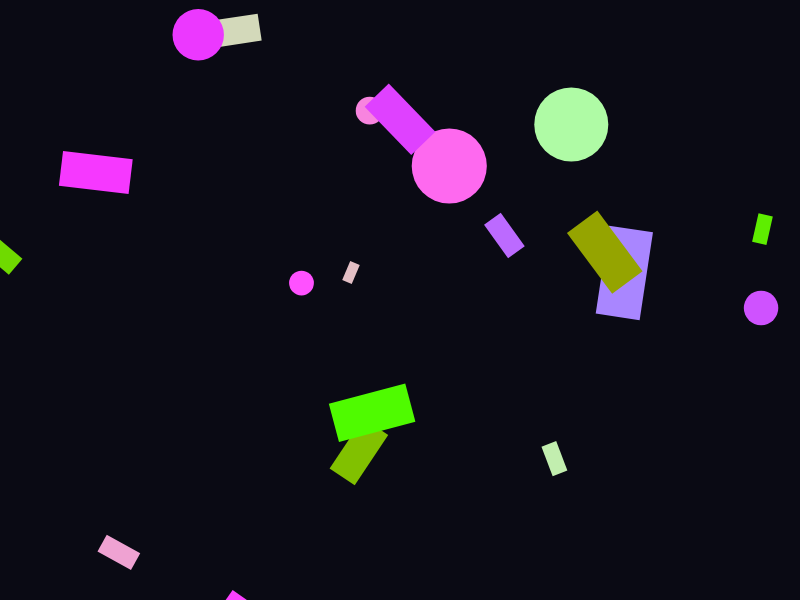
Frame 1 (no input)
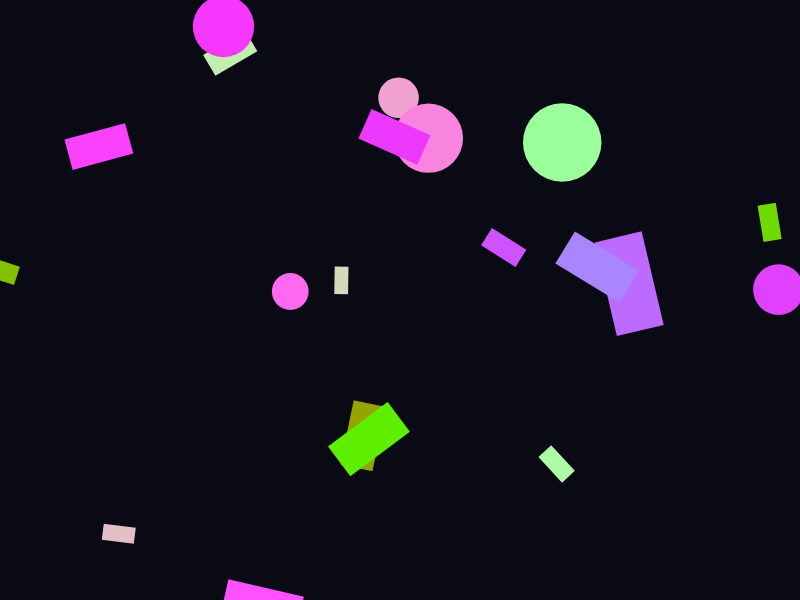
Frame 60 (no input)
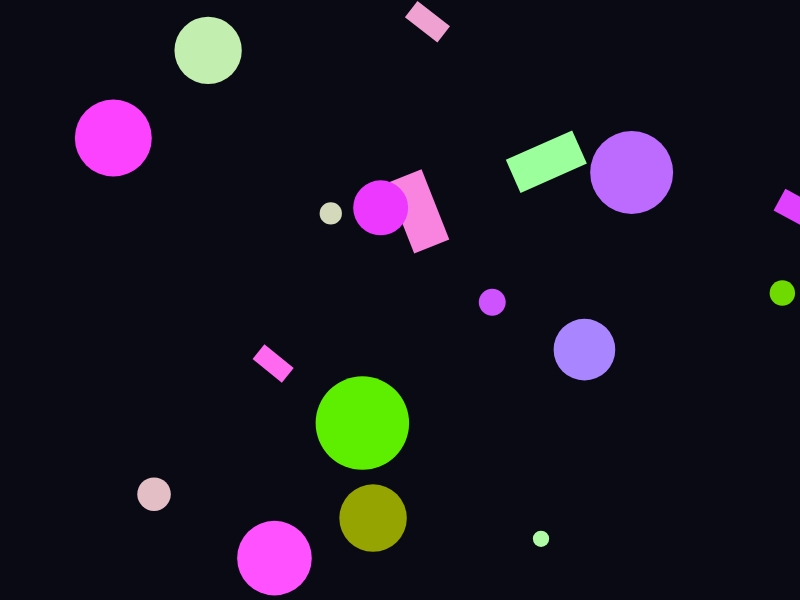
Frame 120 (the mouse pressed at the canvas centre since frame 60)

The p5.js sketch that drew these frames (run headless with seeded random() and noise() and a simulated clock; from frame 60 on, the mouse is pressed at the canvas centre):

// p5.js sketch
// ── sketch.js
let forms = [];
let colors = [];

function setup() {
  createCanvas(800, 600);
  noStroke();
  
  // Initialize forms with varying properties
  for (let i = 0; i < 20; i++) {
    forms.push({
      x: random(width),
      y: random(height),
      size: random(20, 100),
      speedX: random(-0.5, 0.5),
      speedY: random(-0.5, 0.5),
      phase: random(TWO_PI),
      mode: floor(random(2)),
      color: color(random(100, 255), random(100, 255), random(100, 255))
    });
  }
  
  // Precompute some color transitions
  for (let i = 0; i < 30; i++) {
    colors.push(color(
      sin(i * 0.2) * 100 + 155,
      cos(i * 0.3) * 100 + 155,
      tan(i * 0.1) * 100 + 155
    ));
  }
}

function draw() {
  background(10, 10, 20);
  
  // Update and display each form
  for (let i = 0; i < forms.length; i++) {
    let f = forms[i];
    
    // Apply motion based on mode
    if (f.mode === 0) {
      // Smooth idle movement
      f.x += f.speedX;
      f.y += f.speedY;
      f.phase += 0.02;
      
      // Boundary checks with bounce
      if (f.x < 0 || f.x > width) f.speedX *= -1;
      if (f.y < 0 || f.y > height) f.speedY *= -1;
    } else {
      // Sharp oscillation mode
      f.x += sin(f.phase) * 3;
      f.y += cos(f.phase) * 3;
      f.phase += 0.1;
    }
    
    // Size modulation based on phase
    let size = f.size + sin(f.phase * 2) * 10;
    
    // Color blending
    let cIndex = (frameCount + i) % colors.length;
    fill(colors[cIndex]);
    
    // Draw shape depending on mode
    if (f.mode === 0) {
      ellipse(f.x, f.y, size);
    } else {
      push();
      translate(f.x, f.y);
      rotate(f.phase);
      rect(0, 0, size, size * 0.5);
      pop();
    }
    
    // Occasionally switch modes
    if (frameCount % 100 === 0) {
      f.mode = 1 - f.mode;
    }
  }
}
